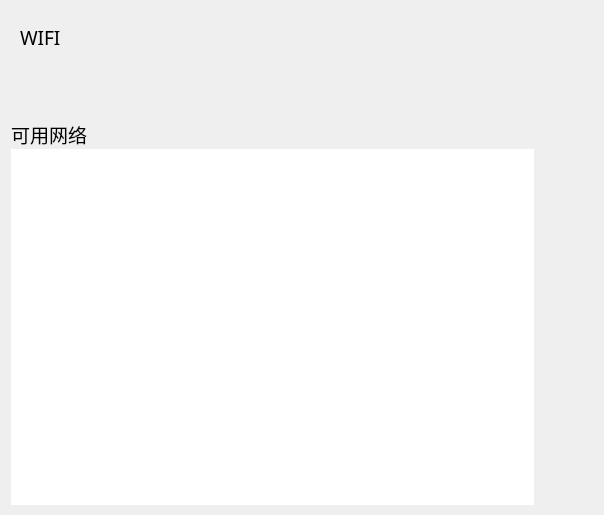
<?xml version="1.0" encoding="UTF-8"?>
<ui version="4.0">
 <class>wifi_page</class>
 <widget class="QWidget" name="wifi_page">
  <property name="geometry">
   <rect>
    <x>0</x>
    <y>0</y>
    <width>604</width>
    <height>515</height>
   </rect>
  </property>
  <property name="windowTitle">
   <string>Form</string>
  </property>
  <layout class="QVBoxLayout" name="verticalLayout" stretch="1,1,7">
   <property name="spacing">
    <number>0</number>
   </property>
   <property name="topMargin">
    <number>10</number>
   </property>
   <property name="rightMargin">
    <number>70</number>
   </property>
   <property name="bottomMargin">
    <number>10</number>
   </property>
   <item>
    <widget class="QWidget" name="widget" native="true">
     <layout class="QHBoxLayout" name="horizontalLayout" stretch="1,8,1">
      <property name="topMargin">
       <number>6</number>
      </property>
      <property name="bottomMargin">
       <number>6</number>
      </property>
      <item>
       <widget class="QLabel" name="label">
        <property name="font">
         <font>
          <family>微软雅黑</family>
          <pointsize>14</pointsize>
         </font>
        </property>
        <property name="text">
         <string>WIFI</string>
        </property>
        <property name="alignment">
         <set>Qt::AlignLeading|Qt::AlignLeft|Qt::AlignVCenter</set>
        </property>
       </widget>
      </item>
      <item>
       <spacer name="horizontalSpacer">
        <property name="orientation">
         <enum>Qt::Horizontal</enum>
        </property>
        <property name="sizeHint" stdset="0">
         <size>
          <width>403</width>
          <height>20</height>
         </size>
        </property>
       </spacer>
      </item>
      <item>
       <widget class="SwitchButton" name="is_open" native="true">
        <property name="maximumSize">
         <size>
          <width>16777215</width>
          <height>45</height>
         </size>
        </property>
       </widget>
      </item>
     </layout>
    </widget>
   </item>
   <item>
    <widget class="QWidget" name="widget_2" native="true">
     <layout class="QVBoxLayout" name="verticalLayout_3">
      <property name="spacing">
       <number>0</number>
      </property>
      <property name="leftMargin">
       <number>0</number>
      </property>
      <property name="topMargin">
       <number>0</number>
      </property>
      <property name="rightMargin">
       <number>0</number>
      </property>
      <property name="bottomMargin">
       <number>0</number>
      </property>
      <item>
       <widget class="wifi_item" name="wifi_now" native="true"/>
      </item>
     </layout>
    </widget>
   </item>
   <item>
    <widget class="QWidget" name="widget_3" native="true">
     <layout class="QVBoxLayout" name="verticalLayout_2">
      <property name="spacing">
       <number>0</number>
      </property>
      <property name="leftMargin">
       <number>0</number>
      </property>
      <property name="topMargin">
       <number>0</number>
      </property>
      <property name="rightMargin">
       <number>0</number>
      </property>
      <property name="bottomMargin">
       <number>0</number>
      </property>
      <item>
       <widget class="QLabel" name="label_2">
        <property name="font">
         <font>
          <family>微软雅黑</family>
          <pointsize>14</pointsize>
         </font>
        </property>
        <property name="text">
         <string>可用网络</string>
        </property>
       </widget>
      </item>
      <item>
       <widget class="QListWidget" name="listWidget">
        <property name="styleSheet">
         <string notr="true">QListWidget{
border: none;
}</string>
        </property>
       </widget>
      </item>
     </layout>
    </widget>
   </item>
  </layout>
 </widget>
 <customwidgets>
  <customwidget>
   <class>SwitchButton</class>
   <extends>QWidget</extends>
   <header location="global">switchcontrol.h</header>
   <container>1</container>
  </customwidget>
  <customwidget>
   <class>wifi_item</class>
   <extends>QWidget</extends>
   <header>wifi_item.h</header>
   <container>1</container>
  </customwidget>
 </customwidgets>
 <resources/>
 <connections/>
</ui>
